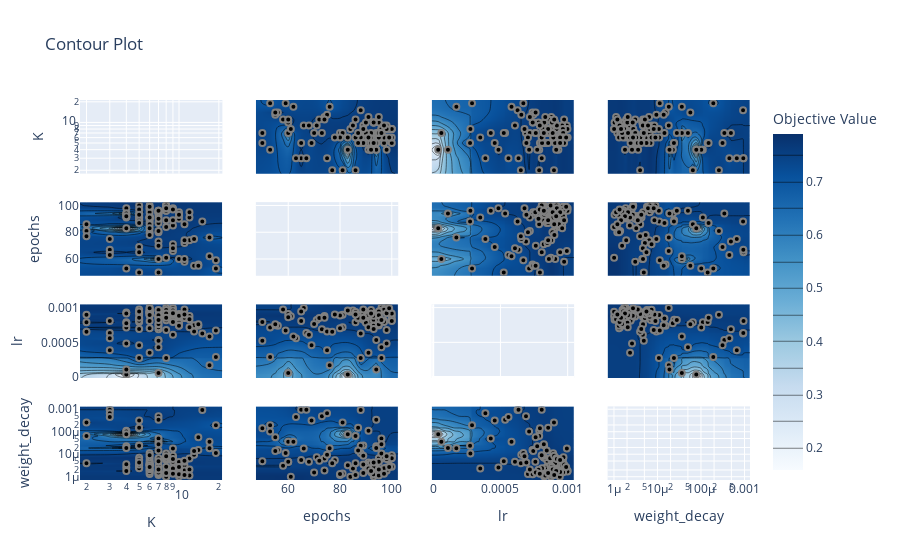

Here is the notebook cell this chart was saved with:
### Code cell
optuna.visualization.plot_param_importances(study)
optuna.visualization.plot_contour(study)
